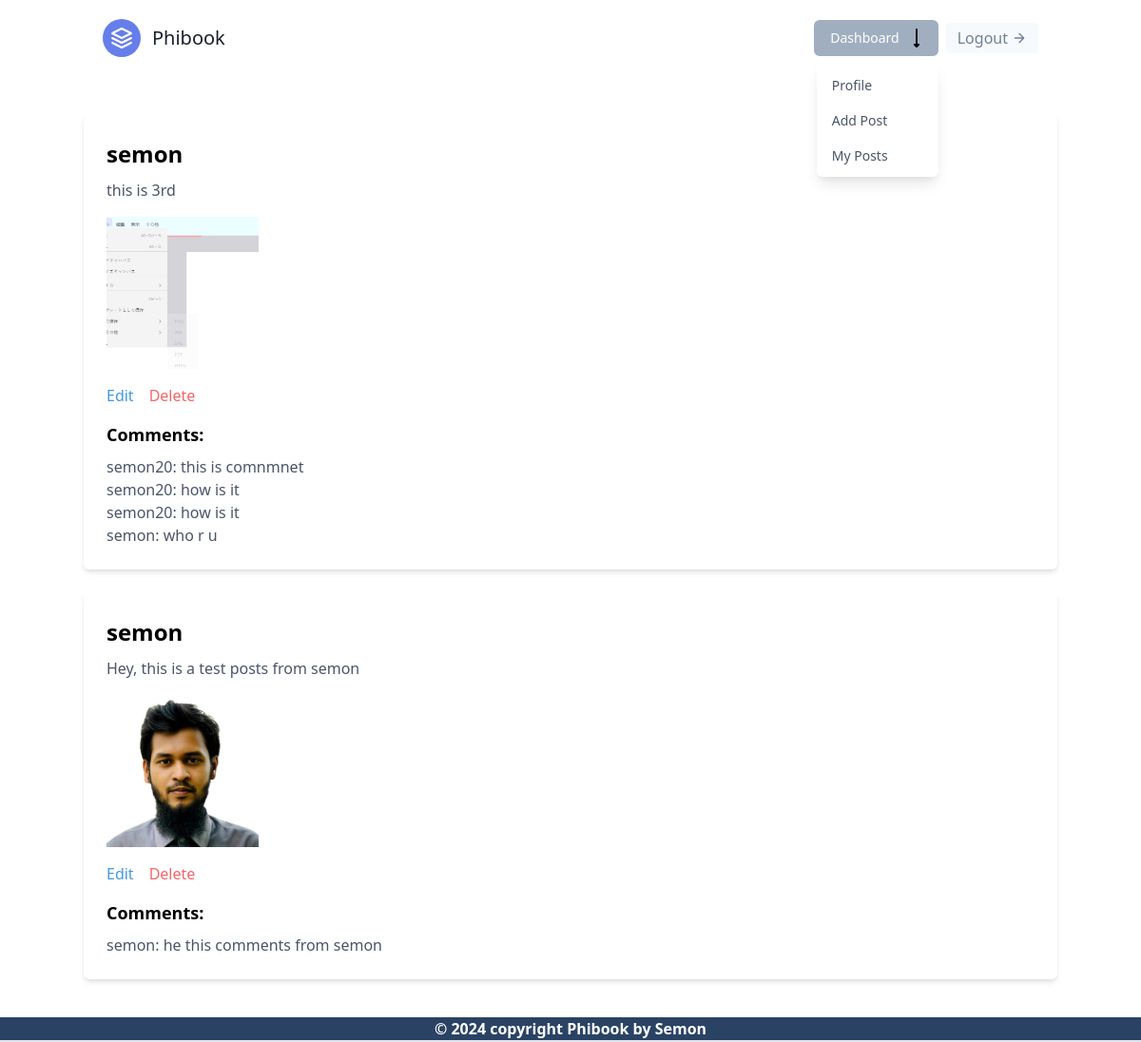
The app's page /posts/my_posts/ (signed in), older data.
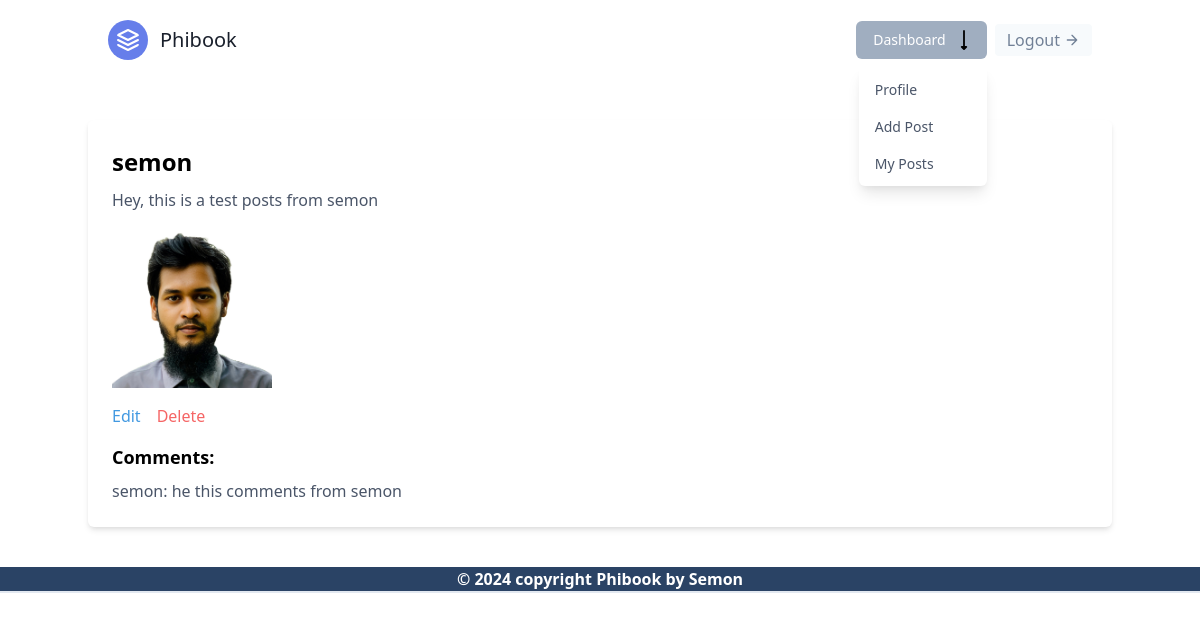
The same page, newer data.
### Posts/models.py (models this page shows, shortened)
class Post(models.Model):
    author = models.ForeignKey(User, on_delete=models.CASCADE)
    content = models.TextField()
    image = models.ImageField(upload_to='Posts/images/', blank=True, null=True)
    created_at = models.DateTimeField(auto_now_add=True)
    likes = models.ManyToManyField(User, related_name='liked_posts', blank=True)
    class Meta:
        ordering = ['-created_at']

class Comment(models.Model):
    post = models.ForeignKey(Post, on_delete=models.CASCADE, related_name='comments')
    user = models.ForeignKey(User, on_delete=models.CASCADE)
    text = models.TextField()
    created_at = models.DateTimeField(auto_now_add=True)
    edit_mode = models.BooleanField(default=False)  # Add this line

### Posts/views.py (the view)
# urls.py: path('my_posts/', views.my_posts, name='my_posts'),
@login_required
def my_posts(request):
    comments = models.Comment.objects.all()  # Fetch all comments
    user_posts = models.Post.objects.filter(author=request.user)
    return render(request, 'my_posts.html', {'posts': user_posts, 'comments': comments})

### Posts/templates/My_posts.html
{% extends 'base.html' %}
{% block content %}
  <div class="container mx-auto my-10">
    {% for post in posts %}
      <div class="bg-white shadow-md rounded-md p-6 mb-6">
        <h2 class="text-2xl font-bold mb-2">{{ post.author }}</h2>
        <p class="text-gray-700 mb-4">{{ post.content }}</p>
        {% if post.image %}
          <img class="w-40 h-40 object-cover mb-4" src="{{ post.image.url }}" alt="{{ post.title }}">
        {% endif %}
        <div class="flex mb-4">
          <a href="{% url 'edit_post' post.id %}" class="text-blue-500 mr-4">Edit</a>
          <a href="{% url 'delete_post' post.id %}" class="text-red-500">Delete</a>
        </div>
        <h3 class="text-lg font-semibold mb-2">Comments:</h3>
        {% for comment in comments %}
          {% if comment.post == post %}
            <p class="text-gray-700">{{ comment.user.username }}: {{ comment.text }}</p>
          {% endif %}
        {% endfor %}
      </div>
    {% endfor %}
  </div>
{% endblock %}

Row changes from the older to the newer data that the page shows:
removed Post: author "semon", content "this is 3rd", image (picture)
removed Comment: user.username "semon20", text "this is comnmnet", shown under "semon"
removed Comment: user.username "semon20", text "how is it", shown under "semon"
removed Comment: user.username "semon20", text "how is it", shown under "semon"
removed Comment: user.username "semon", text "who r u"
